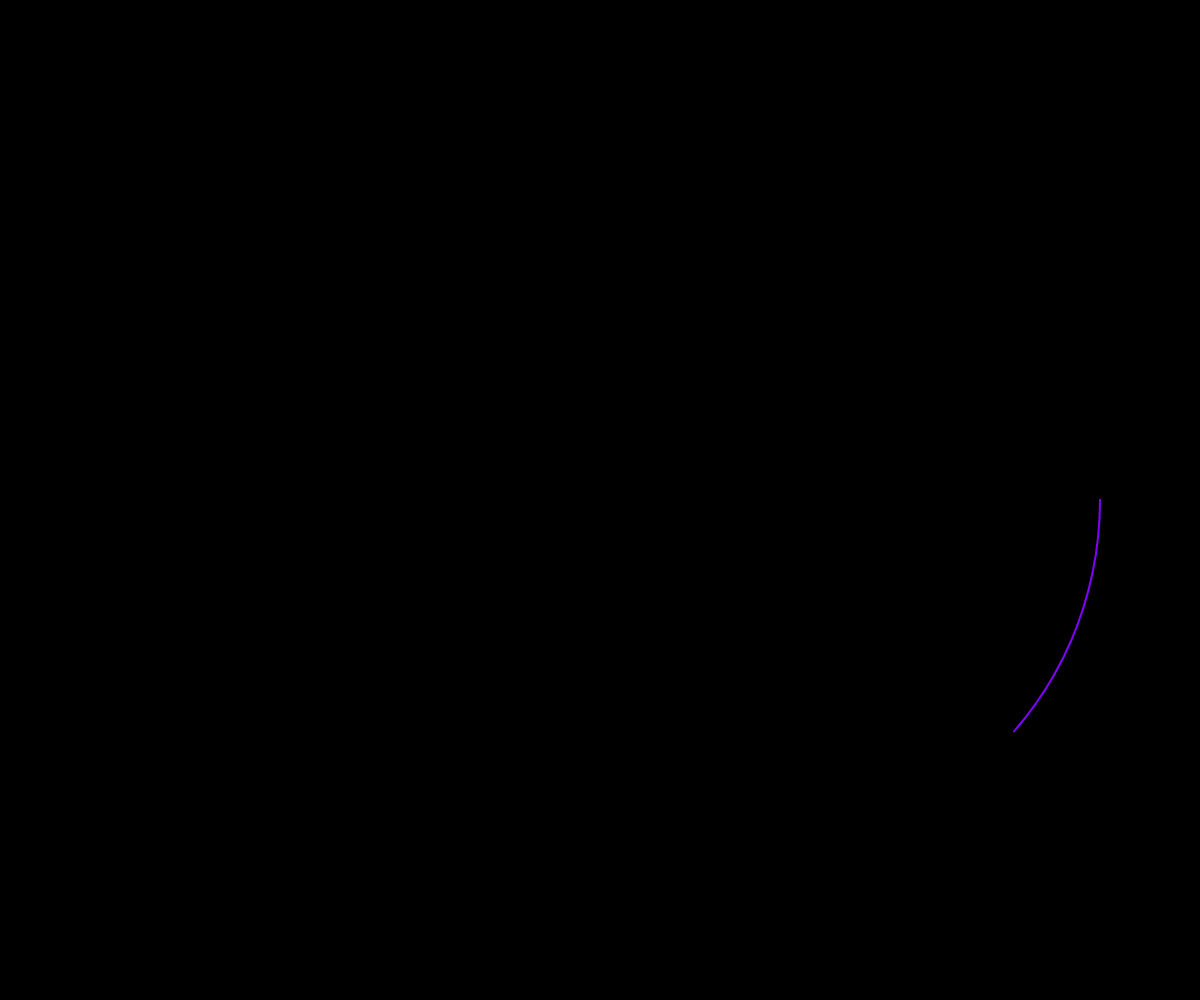
Frame 1 (no input)
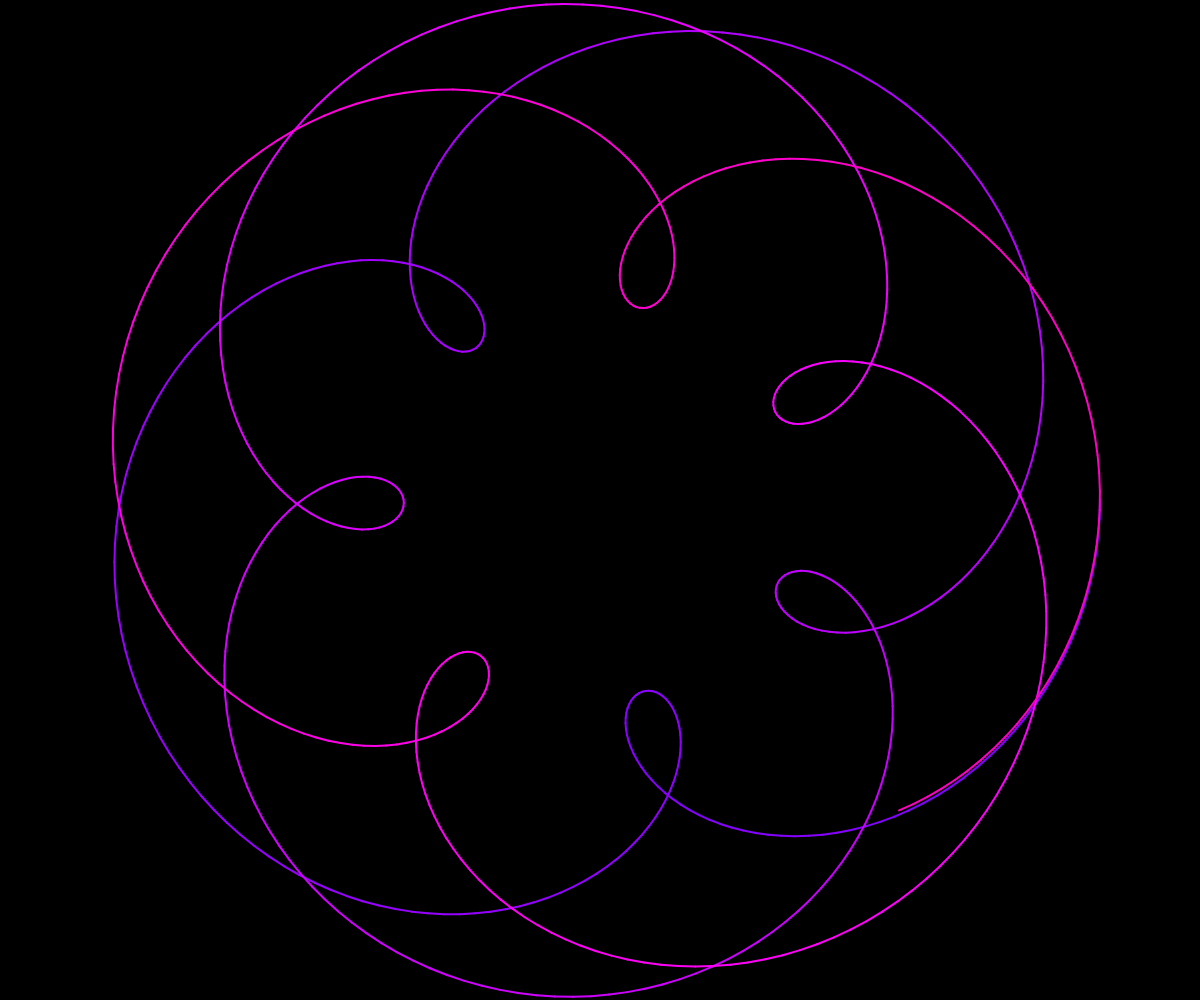
Frame 60 (no input)
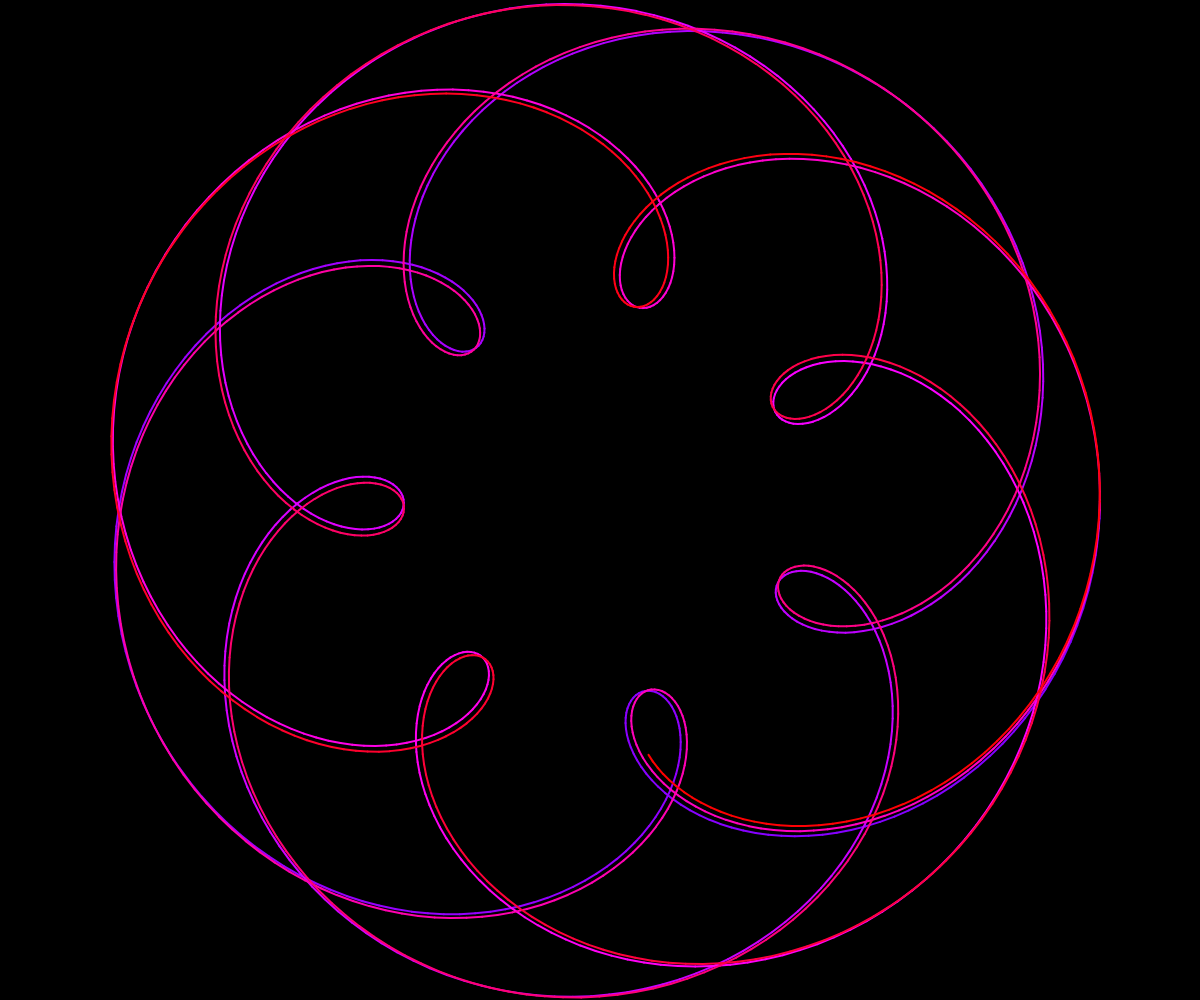
Frame 120 (the mouse pressed at the canvas centre since frame 60)

The p5.js sketch that drew these frames (run headless with seeded random() and noise() and a simulated clock; from frame 60 on, the mouse is pressed at the canvas centre):

// p5.js sketch
// ── sketch.js
let leadAngle = 0;
let angle = 0;
let leadAngleInc, angleInc, r1, r2, prevX, prevY, color;
const colorInc = 0.05;

function setup() {
    createCanvas(windowWidth, windowHeight);
    strokeWeight(2);
    colorMode(HSL);
    background(0);

    leadAngleInc = random(0.001, 0.1);
    angleInc = random(0.001, 0.1);

    color = random(360);

    r1 = random(height/10, height/4);
    r2 = height/2 - r1;
}

function draw(){
    translate(width/2, height/2);

    for (let i = 0; i < 15; i++) {
        const leadX = cos(leadAngle) * r1;
        const leadY = sin(leadAngle) * r1;

        const x = leadX + cos(angle) * r2;
        const y = leadY + sin(angle) * r2;

        stroke(color, 100, 50, 1);
        line(prevX, prevY, x, y);

        prevX = x;
        prevY = y;

        leadAngle += leadAngleInc;
        angle += angleInc;
        color = (color + colorInc) % 360;
    }
}
